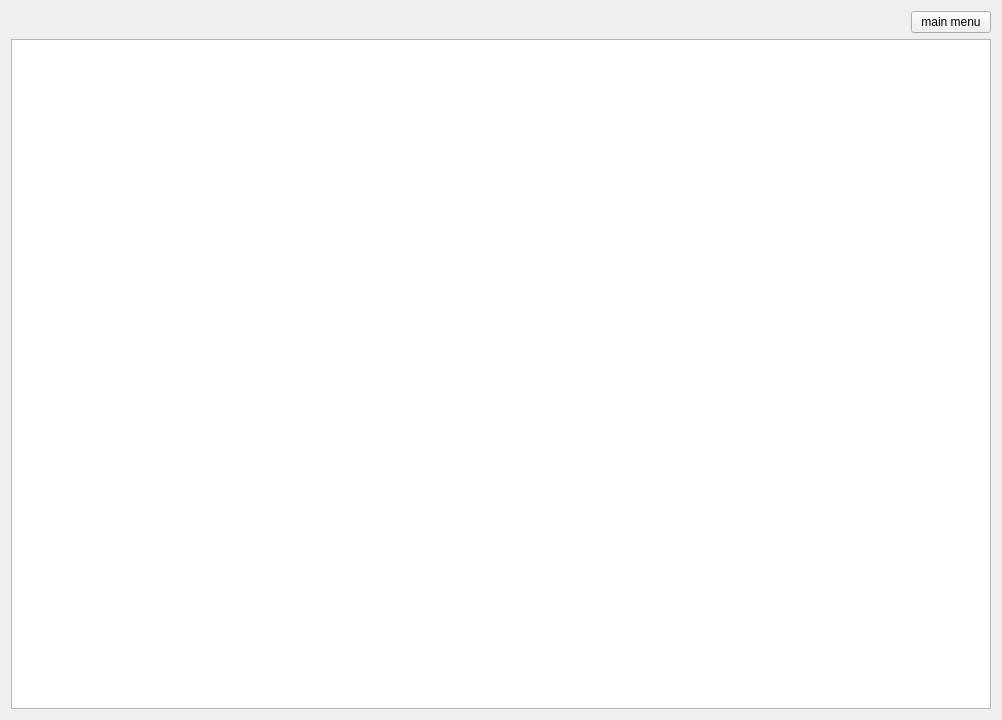
<?xml version="1.0" encoding="UTF-8"?>
<ui version="4.0">
 <class>InformationAboutClientsWindow</class>
 <widget class="QWidget" name="InformationAboutClientsWindow">
  <property name="geometry">
   <rect>
    <x>0</x>
    <y>0</y>
    <width>1002</width>
    <height>720</height>
   </rect>
  </property>
  <property name="windowTitle">
   <string>Form</string>
  </property>
  <layout class="QVBoxLayout" name="verticalLayout_2">
   <item>
    <layout class="QVBoxLayout" name="verticalLayout">
     <item>
      <layout class="QHBoxLayout" name="horizontalLayout">
       <item>
        <spacer name="horizontalSpacer">
         <property name="orientation">
          <enum>Qt::Orientation::Horizontal</enum>
         </property>
         <property name="sizeHint" stdset="0">
          <size>
           <width>40</width>
           <height>20</height>
          </size>
         </property>
        </spacer>
       </item>
       <item>
        <widget class="QPushButton" name="menuPushButton">
         <property name="text">
          <string>main menu</string>
         </property>
        </widget>
       </item>
      </layout>
     </item>
     <item>
      <widget class="QTableWidget" name="clientsTableWidget"/>
     </item>
    </layout>
   </item>
  </layout>
 </widget>
 <resources/>
 <connections/>
</ui>
